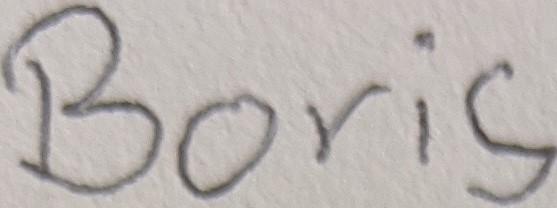
#> input picture src/model/CharacterRecognition/data/Boris.jpg, 557 x 208 px
$ python -i ImagePrePreprocessor.py   (imports and definitions only)
#> lines starting #> are read from the running program, lines starting #| are printed output that depends on the picture; after the words box and inside, x2 and y2 are one past the last pixel; in counts of white or black regions, pixels touching at a corner belong together
import cv2 as cv
import numpy as np
from PIL import Image


class PostIt:
    def __init__(self, file_path, rect):
        self.file_path = file_path
        self.rect = rect
        self.text = ''

    def print_info(self):
        print(f"Path: {self.file_path}")
        print(f"Post-It position: ({self.rect[0]}|{self.rect[1]})")
        print(f"Post-It size: ({self.rect[2]}|{self.rect[3]})")
        print(f"Post-It text: {self.text}")


class ImagePrePreprocessor:
    def __init__(self, file_path):
#> called with file_path = '../data/Boris.jpg'
        self.file_path = file_path
        self.img = cv.imread(file_path, 1)
#> self.img is the input picture: shape (208, 557, 3); mean B, G, R 177.2, 180.6, 186.5
        self.post_its = []

    def pre_preprocess(self, resize_factor):
        lab = cv.cvtColor(self.img, cv.COLOR_BGR2LAB)
        l, a, b = cv.split(lab)
        enhanced = cv.createCLAHE(clipLimit=2.0, tileGridSize=(1, 1))
        cl = enhanced.apply(l)
        merged = cv.merge((cl, a, b))
        final_rgb = cv.cvtColor(merged, cv.COLOR_LAB2BGR)
        final_gray = cv.cvtColor(final_rgb, cv.COLOR_RGB2GRAY)
        self.img = cv.resize(final_gray, (0, 0), fx=(1 / resize_factor), fy=(1 / resize_factor))

    def find_post_its(self, resize_factor=2):
#> called with resize_factor = 2
        img = Image.open(self.file_path)
        arr = np.array(img)

        y_dim = arr.shape[0]
#> y_dim = 208
        x_dim = arr.shape[1]
#> x_dim = 557
        test_arr = np.zeros((y_dim, x_dim))

        for y in range(y_dim):
            for x in range(x_dim):
                r, g, b = arr[y][x]

                if max(r, g, b) - min(r, g, b) < 20:
                    test_arr[y][x] = 255
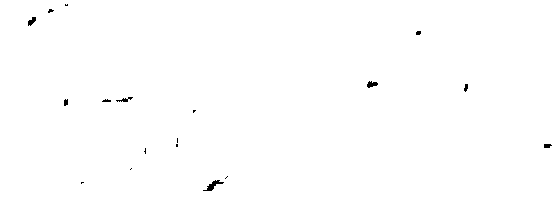
#> test_arr: shape (208, 557) float64; 99.7% white; 18 black regions (11 under 20 px), largest, box (x1, y1, x2, y2) and area: (203, 180, 224, 191) 82, (367, 81, 378, 88) 49, (28, 17, 36, 26) 43

        test_img = Image.fromarray(test_arr)
        test_img = test_img.convert('RGB')
        test_img.save("../data/black_white.png")
        self.img = cv.imread("../data/black_white.png")

        self.pre_preprocess(resize_factor)
#> in pre_preprocess, `lab = cv.cvtColor(self.img, cv.COLOR_BGR2LAB)`: lab: shape (208, 557, 3); mean of channels 0, 1, 2 254.2, 128, 128
#> in pre_preprocess, `l, a, b = cv.split(lab)`: a: shape (208, 557); every value is 128
#> in pre_preprocess, `merged = cv.merge((cl, a, b))`: merged: shape (208, 557, 3); mean of channels 0, 1, 2 254.2, 128, 128
        _, threshold = cv.threshold(self.img, 240, 255, cv.THRESH_BINARY_INV)
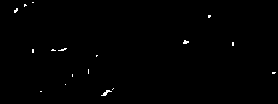
#> threshold: shape (104, 278); 0.46% white in thin lines or dots, all inside (x1, y1, x2, y2) = (14, 2, 276, 96)
        contours, _ = cv.findContours(threshold, cv.RETR_TREE, cv.CHAIN_APPROX_SIMPLE)
#> contours = 17 contours, all with area under 20

        file = Image.open(self.file_path)
        width, height = file.size
#> width = 557; height = 208
        count = 0

        for contour in contours:
            x, y, w, h = cv.boundingRect(contour)
            if ((width * height) / 999) < (w * h) < ((width * height) / 10):
                x, y, w, h = (x * resize_factor, y * resize_factor, w * resize_factor, h * resize_factor)
                out = file.crop((x, y, x + w, y + h))
                out_path = f"../data/output_{count}.png"
                self.post_its.append(PostIt(out_path, (x, y, w, h)))
                out.save(out_path)
                count = count + 1
#> this loop made 17 passes
#> (contour, x, y, w, h) on passes 1, 3, 5, 6, 7, 8, 10, 12, 17: ([[40, 91], [41, 91]], 40, 91, 2, 1), ([[113, 88], [112, 89]], 112, 88, 2, 2), ([[72, 74], [72, 76]], 72, 74, 1, 3), ([[272, 72], [272, 73], [274, 73], [275, 72]], 272, 72, 4, 2), ([[88, 69], [88, 73]], 88, 69, 1, 5), ([[96, 55], [96, 56], [97, 55]], 96, 55, 2, 2), ([[32, 49], [32, 52], [33, 52], [33, 49]], 32, 49, 2, 4), ([[232, 42], [232, 45], [233, 45], [233, 42]], 232, 42, 2, 4), ([[32, 2], [33, 2]], 32, 2, 2, 1)
#> (x, y, w, h) on passes 2, 4, 9, 11, 13, 14: (101, 90, 11, 6), (65, 84, 1, 1), (51, 49, 5, 2), (58, 48, 9, 3), (183, 40, 6, 4), (208, 15, 3, 3)
#> after the loop, count = 0; self.post_its = []

    def print_info(self):
        for x in range(len(self.post_its)):
            self.post_its[x].print_info()
            print()

    def find_words(self):
        img = cv.imread('../data/input2.jpg', 0)
        cv.threshold(img, 0, 255, cv.THRESH_BINARY + cv.THRESH_OTSU, img)

        contours, image = cv.findContours(img, cv.RETR_EXTERNAL, cv.CHAIN_APPROX_NONE)
        for c in contours:
            # get the bounding rect
            x, y, w, h = cv.boundingRect(c)
            # draw a white rectangle to visualize the bounding rect
            cv.rectangle(img, (x, y), (x + w, y + h), 255, 1)

        cv.drawContours(img, contours, -1, (255, 255, 0), 1)

        cv.imwrite("../data/output.png", img)

>>> result = ImagePrePreprocessor('../data/Boris.jpg').find_post_its()
